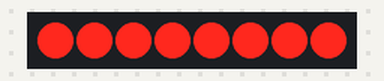
The program below on a simulated ATtiny85, built with avr-gcc and run on an emulated ATtiny85. Shown: 8 shift-register outputs drawn as a row of LEDs (first output left, lit = HIGH). Wiring (inferred from the names in the program): shift register (74HC595): data PB0; shift clock PB3; latch PB2. Wiring (inferred from the signals the program sends): row of LEDs: on Q0, Q1, Q2, Q3, Q4, Q5, Q6, Q7.

Above: at 0.1 s.
Timing chart, 0 to 1.6 s (numbered marks = the images above):
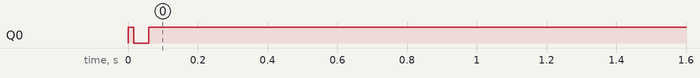

Measured:
- by itself, Q0: LOW → HIGH at 0.00 s, → LOW 0.02 s later, → HIGH 0.04 s later

The program:

main.cpp
```cpp
#include <Arduino.h>
/*
  C++ code for ATTiny85 driving a 74HC595 Shift Register
  Platformio with SparkFun Tiny Programmer

*/

//latchPin connected to 74HC595 ST_CP  pin 12
int latchPin = 2;

//clockPin connected to 74HC595 SH_CP pin 11
int clockPin = 3;

//dataPin connected to 74HC595 DS pin 14
int dataPin = 0;

//information containers for passing data to the do the shift
byte data;
byte outArray[8];

void shiftOut(int dataPin, int clockPin, byte myDataOut) {
  //Shifts 8 bits out MSB first
  //on the rising edge of the clock,
  //clock idles low

  //internal function setup
  int i=0;
  int pinState;
  pinMode(clockPin, OUTPUT);
  pinMode(dataPin, OUTPUT);

  //shift register initialisation
  digitalWrite(dataPin, 0);
  digitalWrite(clockPin, 0);

  for (i=7; i>=0; i--)  {
    digitalWrite(clockPin, 0);

    if ( myDataOut & (1<<i) ) {
      pinState= 1;
    }
    else {
      pinState= 0;
    }

    //Sets the pin to HIGH or LOW depending on pinState
    digitalWrite(dataPin, pinState);
    //register shifts bits on upstroke of clock pin
    digitalWrite(clockPin, 1);
    //zero the data pin after shift to prevent bleed through
    digitalWrite(dataPin, 0);
  }

  //stop shifting
  digitalWrite(clockPin, 0);
}


//blinks all n times
void blinkAll(int n, int d) {
  digitalWrite(latchPin, 0);
  shiftOut(dataPin, clockPin, 0);
  shiftOut(dataPin, clockPin, 0);
  digitalWrite(latchPin, 1);
  delay(200);
  for (int x = 0; x < n; x++) {
    digitalWrite(latchPin, 0);
    shiftOut(dataPin, clockPin, 255);
    shiftOut(dataPin, clockPin, 255);
    digitalWrite(latchPin, 1);
    delay(d);
    digitalWrite(latchPin, 0);
    shiftOut(dataPin, clockPin, 0);
    shiftOut(dataPin, clockPin, 0);
    digitalWrite(latchPin, 1);
    delay(d);
  }
}

void setup() {
  pinMode(latchPin, OUTPUT);
  outArray[0] = 1;   //00000001
  outArray[1] = 2;   //00000010
  outArray[2] = 4;   //00000100
  outArray[3] = 8;   //00001000
  outArray[4] = 16;  //00010000
  outArray[5] = 32;  //00100000
  outArray[6] = 64;  //01000000
  outArray[7] = 128; //10000000

  //blinkAll(2, 500);
}

void loop() {

  for (int j = 0; j < 8; j++) {
    data = outArray[j];
    //ground latchPin and hold low while transmitting
    digitalWrite(latchPin, 0);
    //send date
    shiftOut(dataPin, clockPin, data);
    //return latch pin high to signal that data sent is done
    digitalWrite(latchPin, 1);
    delay(5);
  }
}
```
